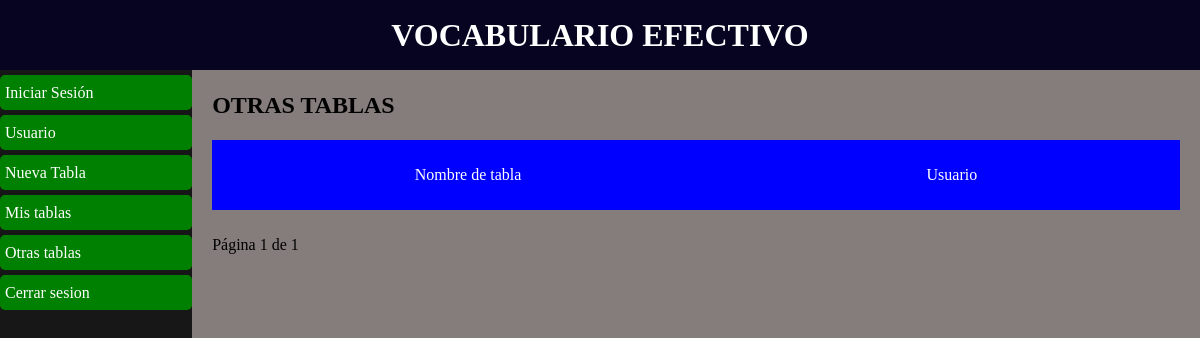
Before: /otras-tablas/ (signed in) with the older database file.
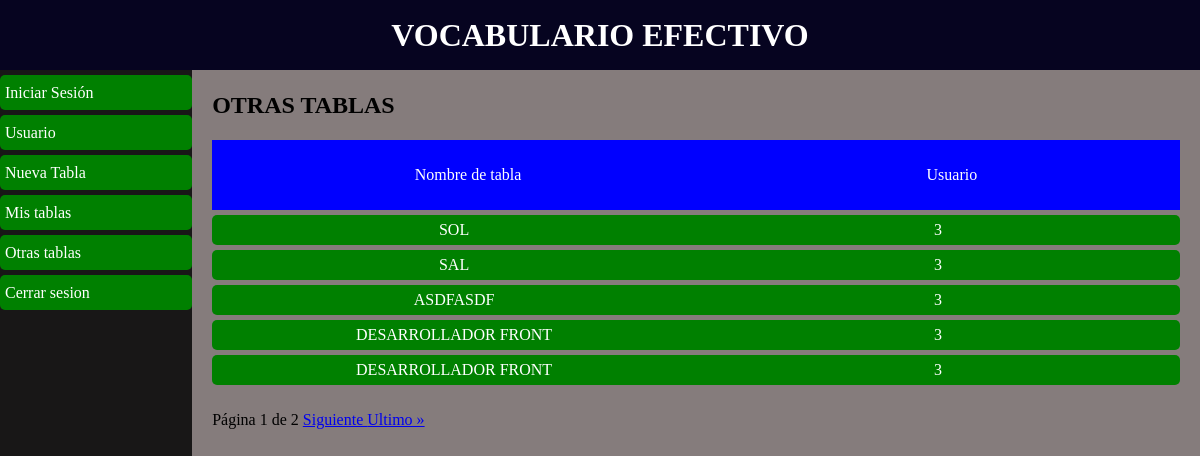
After: the same page with the newer database file.
### tables/models.py (models this page shows)
class Table(models.Model) :
    id = models.AutoField(primary_key=True)
    user = models.ForeignKey(User, on_delete = models.CASCADE)
    title = models.CharField(max_length = 255)
    link = models.CharField(max_length = 255, null = True, blank = True)
    pdf_doc = models.FileField(null = True, blank = True, upload_to='pdf')

### tables/views.py (the view)
# urls.py: path('otras-tablas/', views.OtherTables.as_view(), name = 'other_tables'),
class OtherTables(ListView) :
    model = Table
    template_name = 'table_collection/table_collection_other_users.html'
    paginate_by = 5
    context_object_name = 'tables'
    def get_queryset(self, *args, **kwargs):
        return Table.objects.exclude(user_id = self.request.user.id)

### tables/templates/table_collection/table_collection_other_users.html
{% extends 'layouts/layout.html' %}
{% block main_content %}
    <h2>OTRAS TABLAS</h2>
    {% include 'includes/description_other_tables.html' %}
    <ul class="list-other-tables">
        {% for table in tables %}
            <li>
                <div><a href="{% url 'word_list' table_id=table.id  title=table.title %}">{{table.title|upper}}</a></div>
                <div>{{table.user_id}}</div>
            </li>
        {% endfor %}
    </ul>
    {% include 'includes/pagination.html' %}
{% endblock %}

### mainapp/templates/layouts/layout.html (shortened to what this page needs)
{% load static %}
<!DOCTYPE html>
<html lang="en">
<head>
    <link rel="stylesheet" href="{% static 'css/styles.css' %}">
    <link rel="stylesheet" href="{% static 'css/styles-app-tables.css' %}">
</head>
<body>
    <header>
        <h1>VOCABULARIO EFECTIVO</h1>
        <div class="main-container">
            <div class="container-menu">
                <ul>
                    <li><a href="{% url 'log_in' %}">Iniciar Sesión</a></li>
                    <li><a href="{% url 'user' %}">Usuario</a></li>
                    <li><a href="{% url 'title' %}">Nueva Tabla</a></li>
                    <li><a href="{% url 'table_collection' %}">Mis tablas</a></li>
                    <li><a href="{% url 'other_tables' %}">Otras tablas</a></li>
                    <li><a href="{% url 'logout' %}">Cerrar sesion</a></li>
                </ul>
            </div>
            <div class="container-tables">
                <div class="subcontainer-tables">
                    {% block main_content %}
                    {% endblock %}
                </div>
            </div>
        </div>
    </header>
</body>
</html>

### tables/templates/includes/description_other_tables.html
<ul class="other-tables-description">
    <li>Nombre de tabla</li>
    <li>Usuario</li>
</ul>

### tables/templates/includes/pagination.html (shortened to what this page needs)
<div class="pagination">
    <span class="current_page">
        Página {{ page_obj.number }} de {{ page_obj.paginator.num_pages }}
    </span>
    {% if page_obj.has_next %}
        <a href="?page={{ page_obj.next_page_number }}">
            Siguiente
        </a>
        <a href="?page={{ page_obj.paginator.num_pages }}">
             Ultimo &raquo;
        </a>
    {% endif %}
</div>

### mainapp/static/css/styles.css (style rules this page uses)
* { margin: 0; padding: 0; }
header { width: 100%; height: 70px; line-height: 70px; background-color: rgb(6, 4, 32); }
h1 { color: white; text-align: center; }
.main-container { display: flex; justify-content: space-between; }
.main-container div.container-menu { flex-basis: 16%; height: 100vh; background-color: rgb(24, 23, 23); }
.main-container div.container-menu ul li { width: 95%; background-color: green; height: 25px; line-height: 25px; margin-top: 5px; border-radius: 5px; padding: 5px; }
.main-container div.container-menu ul li a { display: block; color: white; text-decoration: none; }
.main-container div.container-tables { flex-basis: 84%; background-color: rgb(133, 124, 124); }
.subcontainer-tables { width: 96%; margin: 0 auto; }

### tables/static/css/styles-app-tables.css (style rules this page uses)
ul.other-tables-description { display: flex; justify-content: space-around; background-color: blue; color: white; }
ul.other-tables-description li { list-style: none; }
ul.list-other-tables li { height: 30px; line-height: 30px; margin-top: 5px; display: grid; grid-template-columns: repeat(2, 1fr); justify-content: space-around; background-color: green; border-radius: 5px; color: white; }
ul.list-other-tables li div { text-align: center; }
ul.list-other-tables li div a { color: white; text-decoration: none; }

Changed rows visible on the page:
added Table: title "SOL", user_id "3"
added Table: title "SAL", user_id "3"
added Table: title "ASDFASDF", user_id "3"
added Table: title "DESARROLLADOR FRONT", user_id "3"
added Table: title "DESARROLLADOR FRONT", user_id "3"
Other visible differences:
{{ page_obj.paginator.num_pages }}: "1" → "2"
text now shown: "Siguiente Ultimo »"
